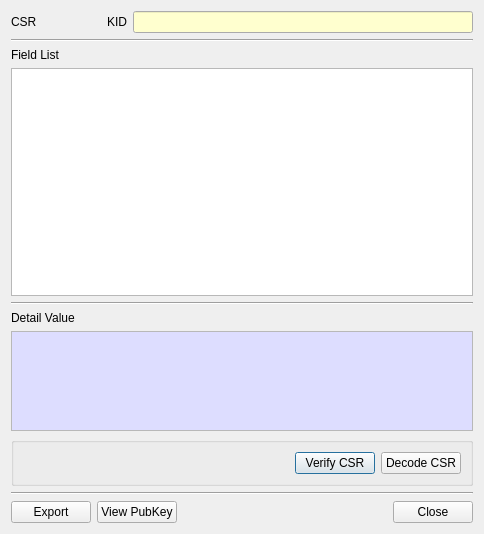
<?xml version="1.0" encoding="UTF-8"?>
<ui version="4.0">
 <class>CSRInfoDlg</class>
 <widget class="QDialog" name="CSRInfoDlg">
  <property name="geometry">
   <rect>
    <x>0</x>
    <y>0</y>
    <width>484</width>
    <height>534</height>
   </rect>
  </property>
  <property name="windowTitle">
   <string>CSR Information</string>
  </property>
  <layout class="QVBoxLayout" name="verticalLayout">
   <item>
    <layout class="QGridLayout" name="gridLayout_3">
     <property name="topMargin">
      <number>0</number>
     </property>
     <item row="0" column="2">
      <widget class="QLabel" name="label_4">
       <property name="text">
        <string>KID</string>
       </property>
      </widget>
     </item>
     <item row="0" column="0">
      <widget class="QLabel" name="label_3">
       <property name="text">
        <string>CSR</string>
       </property>
      </widget>
     </item>
     <item row="0" column="3">
      <widget class="QLineEdit" name="mKIDText">
       <property name="minimumSize">
        <size>
         <width>340</width>
         <height>0</height>
        </size>
       </property>
       <property name="palette">
        <palette>
         <active>
          <colorrole role="Base">
           <brush brushstyle="SolidPattern">
            <color alpha="255">
             <red>255</red>
             <green>255</green>
             <blue>207</blue>
            </color>
           </brush>
          </colorrole>
         </active>
         <inactive>
          <colorrole role="Base">
           <brush brushstyle="SolidPattern">
            <color alpha="255">
             <red>255</red>
             <green>255</green>
             <blue>207</blue>
            </color>
           </brush>
          </colorrole>
         </inactive>
         <disabled/>
        </palette>
       </property>
       <property name="alignment">
        <set>Qt::AlignRight|Qt::AlignTrailing|Qt::AlignVCenter</set>
       </property>
       <property name="readOnly">
        <bool>true</bool>
       </property>
      </widget>
     </item>
     <item row="0" column="1">
      <spacer name="horizontalSpacer_3">
       <property name="orientation">
        <enum>Qt::Horizontal</enum>
       </property>
       <property name="sizeHint" stdset="0">
        <size>
         <width>40</width>
         <height>20</height>
        </size>
       </property>
      </spacer>
     </item>
    </layout>
   </item>
   <item>
    <widget class="Line" name="line_3">
     <property name="orientation">
      <enum>Qt::Horizontal</enum>
     </property>
    </widget>
   </item>
   <item>
    <widget class="QLabel" name="label">
     <property name="text">
      <string>Field List</string>
     </property>
    </widget>
   </item>
   <item>
    <widget class="QTableWidget" name="mFieldTable">
     <property name="minimumSize">
      <size>
       <width>0</width>
       <height>160</height>
      </size>
     </property>
     <attribute name="horizontalHeaderHighlightSections">
      <bool>false</bool>
     </attribute>
    </widget>
   </item>
   <item>
    <widget class="Line" name="line_2">
     <property name="orientation">
      <enum>Qt::Horizontal</enum>
     </property>
    </widget>
   </item>
   <item>
    <widget class="QLabel" name="label_2">
     <property name="text">
      <string>Detail Value</string>
     </property>
    </widget>
   </item>
   <item>
    <widget class="QPlainTextEdit" name="mDetailText">
     <property name="minimumSize">
      <size>
       <width>460</width>
       <height>0</height>
      </size>
     </property>
     <property name="maximumSize">
      <size>
       <width>16777215</width>
       <height>100</height>
      </size>
     </property>
     <property name="palette">
      <palette>
       <active>
        <colorrole role="Base">
         <brush brushstyle="SolidPattern">
          <color alpha="255">
           <red>221</red>
           <green>221</green>
           <blue>255</blue>
          </color>
         </brush>
        </colorrole>
       </active>
       <inactive>
        <colorrole role="Base">
         <brush brushstyle="SolidPattern">
          <color alpha="255">
           <red>221</red>
           <green>221</green>
           <blue>255</blue>
          </color>
         </brush>
        </colorrole>
       </inactive>
       <disabled>
        <colorrole role="Base">
         <brush brushstyle="SolidPattern">
          <color alpha="255">
           <red>240</red>
           <green>240</green>
           <blue>240</blue>
          </color>
         </brush>
        </colorrole>
       </disabled>
      </palette>
     </property>
     <property name="readOnly">
      <bool>true</bool>
     </property>
    </widget>
   </item>
   <item>
    <widget class="QGroupBox" name="mValidGroup">
     <property name="title">
      <string/>
     </property>
     <layout class="QVBoxLayout" name="verticalLayout_2">
      <item>
       <layout class="QGridLayout" name="gridLayout_2">
        <property name="topMargin">
         <number>0</number>
        </property>
        <item row="0" column="1">
         <widget class="QPushButton" name="mVerifyCSRBtn">
          <property name="text">
           <string>Verify CSR</string>
          </property>
         </widget>
        </item>
        <item row="0" column="2">
         <widget class="QPushButton" name="mDecodeCSRBtn">
          <property name="text">
           <string>Decode CSR</string>
          </property>
         </widget>
        </item>
        <item row="0" column="0">
         <spacer name="horizontalSpacer_2">
          <property name="orientation">
           <enum>Qt::Horizontal</enum>
          </property>
          <property name="sizeHint" stdset="0">
           <size>
            <width>40</width>
            <height>20</height>
           </size>
          </property>
         </spacer>
        </item>
       </layout>
      </item>
     </layout>
    </widget>
   </item>
   <item>
    <widget class="Line" name="line">
     <property name="orientation">
      <enum>Qt::Horizontal</enum>
     </property>
    </widget>
   </item>
   <item>
    <layout class="QGridLayout" name="gridLayout">
     <property name="topMargin">
      <number>0</number>
     </property>
     <item row="0" column="0">
      <widget class="QPushButton" name="mExportBtn">
       <property name="text">
        <string>Export</string>
       </property>
      </widget>
     </item>
     <item row="0" column="2">
      <spacer name="horizontalSpacer">
       <property name="orientation">
        <enum>Qt::Horizontal</enum>
       </property>
       <property name="sizeHint" stdset="0">
        <size>
         <width>40</width>
         <height>20</height>
        </size>
       </property>
      </spacer>
     </item>
     <item row="0" column="3">
      <widget class="QPushButton" name="mCloseBtn">
       <property name="text">
        <string>Close</string>
       </property>
      </widget>
     </item>
     <item row="0" column="1">
      <widget class="QPushButton" name="mViewPubKeyBtn">
       <property name="text">
        <string>View PubKey</string>
       </property>
      </widget>
     </item>
    </layout>
   </item>
  </layout>
 </widget>
 <tabstops>
  <tabstop>mKIDText</tabstop>
  <tabstop>mFieldTable</tabstop>
  <tabstop>mDetailText</tabstop>
  <tabstop>mVerifyCSRBtn</tabstop>
  <tabstop>mDecodeCSRBtn</tabstop>
  <tabstop>mExportBtn</tabstop>
  <tabstop>mViewPubKeyBtn</tabstop>
  <tabstop>mCloseBtn</tabstop>
 </tabstops>
 <resources/>
 <connections/>
</ui>
